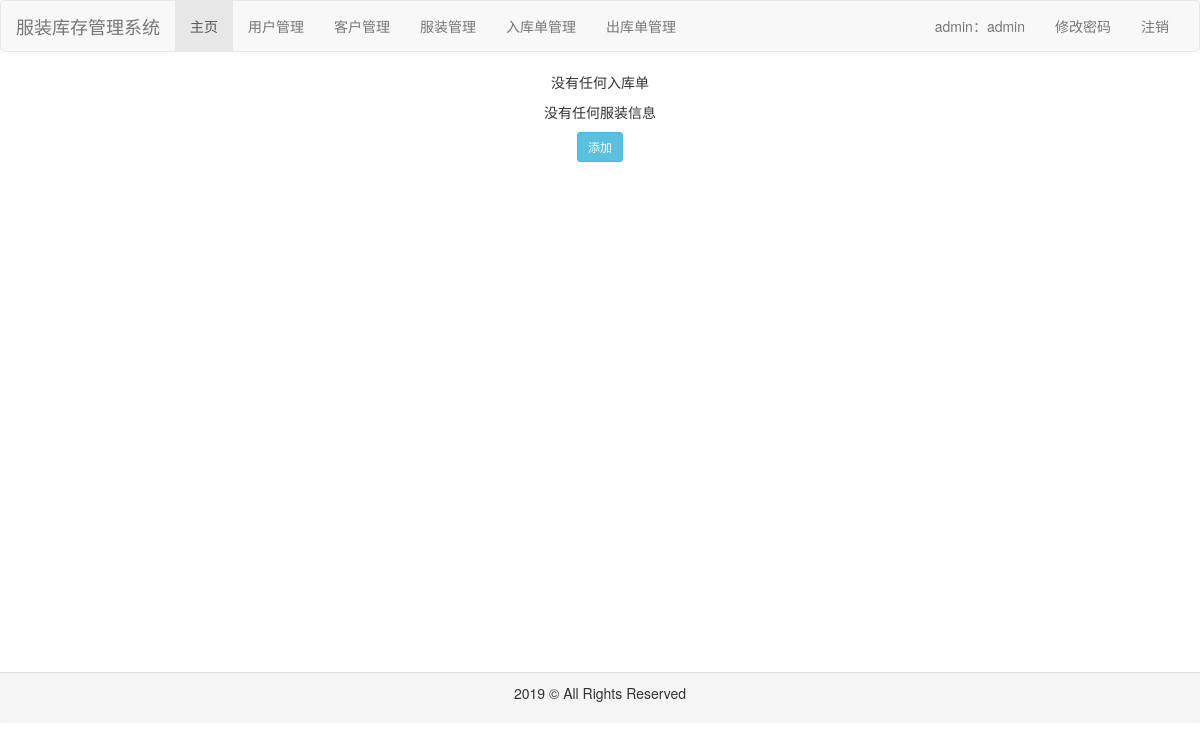
The page /inorder/detail/28 (signed in) on the database as committed earlier.
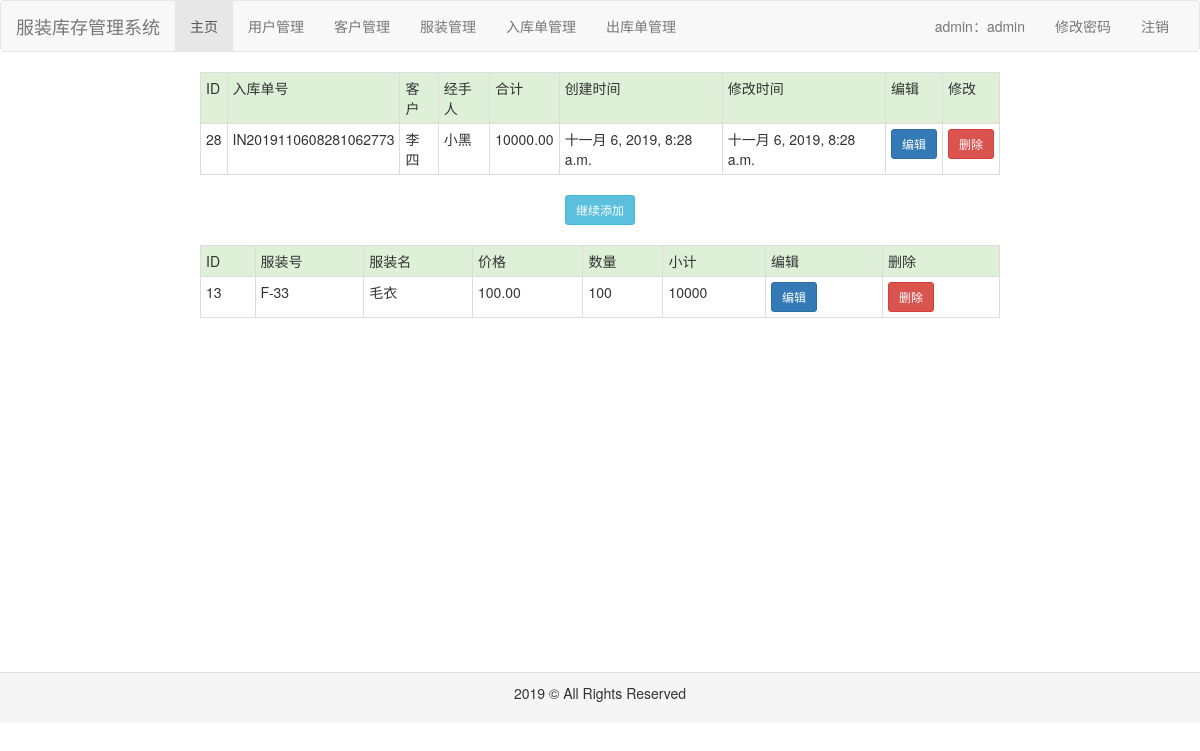
The same page on the database as committed later.
### common/models.py (models this page shows, shortened)
class Inorder(models.Model):
    code = models.CharField(max_length=32, verbose_name='入库单号')
    customer = models.ForeignKey(Customer, on_delete=models.CASCADE, verbose_name='客户')
    user = models.ForeignKey(User, on_delete=models.CASCADE, verbose_name='用户')
    clothes = models.ManyToManyField(Clothes, through='InorderClothes', verbose_name='服装')
    create_time = models.DateTimeField(auto_now_add=True, verbose_name='创建时间')
    modify_time = models.DateTimeField(auto_now=True, verbose_name='修改时间')
    class Meta:
        ordering = ['create_time']
        verbose_name = '入库单'
        verbose_name_plural = verbose_name

class Customer(models.Model):
    name = models.CharField(max_length=32, verbose_name='客户名')
    phone = models.CharField(max_length=32, verbose_name='电话')
    address = models.CharField(max_length=32, verbose_name='地址')
    create_time = models.DateTimeField(auto_now_add=True, verbose_name='创建时间')
    modify_time = models.DateTimeField(auto_now=True, verbose_name='修改时间')
    class Meta:
        ordering = ['create_time']
        verbose_name = '客户'
        verbose_name_plural = verbose_name

class User(models.Model):
    role_choices = (
        ('操作员', '操作员'),
        ('管理员', '管理员')
    )
    username = models.CharField(max_length=32, unique=True, verbose_name='用户名')
    password = models.CharField(max_length=100, verbose_name='密码')
    name = models.CharField(max_length=32, verbose_name='姓名')
    role = models.CharField(max_length=32, choices=role_choices, default='操作员', verbose_name='角色')
    create_time = models.DateTimeField(auto_now_add=True, verbose_name='创建时间')
    modify_time = models.DateTimeField(auto_now=True, verbose_name='修改时间')
    class Meta:
        ordering = ['create_time']
        verbose_name = '用户'
        verbose_name_plural = verbose_name

class InorderClothes(models.Model):
    inorder = models.ForeignKey(Inorder, on_delete=models.CASCADE, verbose_name='入库单')
    clothes = models.ForeignKey(Clothes, on_delete=models.CASCADE, verbose_name='服装')
    amount = models.PositiveIntegerField()
    class Meta:
        ordering = ['id']
        verbose_name = '入库单'
        verbose_name_plural = verbose_name

class Clothes(models.Model):
    size_choices = (
        ('S', 'S'),
        ('M', 'M'),
        ('L', 'L'),
        ('XL', 'XL'),
        ('XXL', 'XXL')
    )
    name = models.CharField(max_length=32, verbose_name='服装名')
    sn = models.CharField(max_length=32, unique=True, verbose_name='服装号')
    price = models.DecimalField(max_digits=10, decimal_places=2, verbose_name='价格')
    size = models.CharField(max_length=32, choices=size_choices, verbose_name='尺寸')
    color = models.CharField(max_length=32, verbose_name='颜色')
    stock = models.PositiveIntegerField(verbose_name='库存')
    image = models.ImageField(upload_to='clothes', verbose_name='图片')
    desc = models.CharField(max_length=200, verbose_name='描述')
    create_time = models.DateTimeField(auto_now_add=True, verbose_name='创建时间')
    modify_time = models.DateTimeField(auto_now=True, verbose_name='修改时间')
    class Meta:
        ordering = ['create_time']
        verbose_name = '服装'
        verbose_name_plural = verbose_name

### inorder/views.py (the view)
# urls.py: path('detail/<int:inorder_id>', views.detail, name='detail'),
def detail(request, inorder_id):
    qs1 = Inorder.objects.filter(id=inorder_id)
    qs2 = InorderClothes.objects.filter(inorder_id=inorder_id)
    sum = 0
    for foo in qs2:
        sum += foo.clothes.price * foo.amount
    context = {
        'qs1': qs1,
        'qs2': qs2,
        'sum': sum,
        'inorder_id': inorder_id
    }
    return render(request, 'inorder/detail.html', context)

### inorder/templates/inorder/detail.html (shortened to what this page needs)
{% extends 'base.html' %}
{% block content %}
    <div align="center" style="height: 600px">
        {% if qs1 %}
            <table class="table table-striped table-bordered table-hover  table-condensed" style="width: 800px">
                <tr class="success">
                    <td>ID</td>
                    <td>入库单号</td>
                    <td>客户</td>
                    <td>经手人</td>
                    <td>合计</td>
                    <td>创建时间</td>
                    <td>修改时间</td>
                    <td>编辑</td>
                    <td>修改</td>
                </tr>
                {% for foo in qs1 %}
                    <tr>
                        <td>{{ foo.id }}</td>
                        <td>{{ foo.code }}</td>
                        <td>{{ foo.customer.name }}</td>
                        <td>{{ foo.user.name }}</td>
                        <td>{{ sum }}</td>
                        <td>{{ foo.create_time }}</td>
                        <td>{{ foo.modify_time }}</td>
                        <td><a class="btn btn-primary btn-sm" href="{% url 'inorder:update' foo.id %}">编辑</a></td>
                        <td><a class="btn btn-danger btn-sm" href="{% url 'inorder:delete' foo.id %}">删除</a></td>
                    </tr>
                {% endfor %}
            </table>
        {% else %}
            <p>没有任何入库单</p>
        {% endif %}
        {% if qs2 %}
            <a class="btn btn-info btn-sm" href="{% url 'inorder:addmore' inorder_id %}">继续添加</a>
            <br>
            <br>
            <table class="table table-striped table-bordered table-hover  table-condensed" style="width: 800px">
                <tr class="success">
                    <td>ID</td>
                    <td>服装号</td>
                    <td>服装名</td>
                    <td>价格</td>
                    <td>数量</td>
                    <td>小计</td>
                    <td>编辑</td>
                    <td>删除</td>
                </tr>
                {% for foo in qs2 %}
                    <tr>
                        <td>{{ foo.id }}</td>
                        <td>{{ foo.clothes.sn }}</td>
                        <td>{{ foo.clothes.name }}</td>
                        <td>{{ foo.clothes.price }}</td>
                        <td>{{ foo.amount }}</td>
                        <td>{% widthratio foo.clothes.price 1 foo.amount %}
                        <td><a class="btn btn-primary btn-sm"
                               href="{% url 'inorder:editmore' inorder_id=inorder_id inorderclothes_id=foo.id %}">编辑</a>
                        </td>
                        <td><a class="btn btn-danger btn-sm"
                               href="{% url 'inorder:deletemore' inorder_id=inorder_id inorderclothes_id=foo.id %}">删除</a>
                        </td>
                    </tr>
                {% endfor %}
            </table>
        {% else %}
            <p>没有任何服装信息</p>
            <a class="btn btn-info btn-sm" href="{% url 'inorder:addmore' inorder_id %}">添加</a>
        {% endif %}
    </div>
{% endblock %}

Rows that differ between the two databases and show on the page:
added Inorder: id "28", code "IN2019110608281062773", customer.name "李四", user.name "小黑", sum "10000.00", create_time "十一月 6, 2019, 8:28 a.m.", modify_time "十一月 6, 2019, 8:28 a.m."
added InorderClothes: id "13", clothes.sn "F-33", clothes.name "毛衣", clothes.price "100.00", amount "100", clothes+amount "10000"
Other text that changed with them:
text no longer shown: "没有任何入库单 没有任何服装信息 添加"
text now shown: "ID 入库单号 客户 经手人 合计 创建时间 修改时间 编辑 修改 继续添加 ID 服装号 服装名 价格 数量 小计 编辑 删除"
